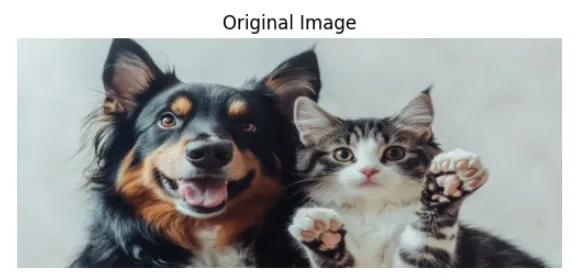
#> input picture point2/blur1.webp, 578 x 280 px
$ jupyter execute simplethres.ipynb
#> lines starting #> are read from the running program, lines starting #| are printed output that depends on the picture; after the words box and inside, x2 and y2 are one past the last pixel; in counts of white or black regions, pixels touching at a corner belong together
[cell 1]
import sys

[cell 2]
import cv2
print(cv2.__version__)

[cell 3]
import cv2
import numpy as np
import matplotlib.pyplot as plt

image = cv2.imread('blur1.webp')
#> image is the input picture: shape (280, 578, 3); mean B, G, R 163.9, 165, 163.4
gray_image = cv2.cvtColor(image, cv2.COLOR_BGR2GRAY)
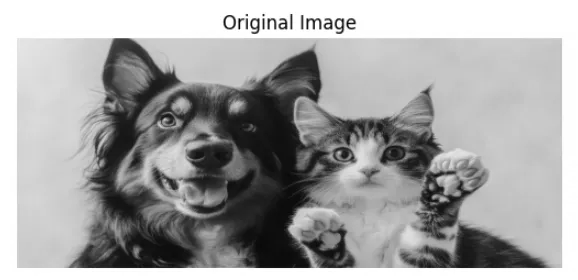
#> gray_image: shape (280, 578); min 0, max 255, mean 164.4
def show_image(img, title):
    plt.imshow(img, cmap='gray')
    plt.title(title)
    plt.axis('off')
    plt.show()
show_image(gray_image, 'Original Grayscale Image')
_, thresh_binary = cv2.threshold(
    gray_image, 120, 255, cv2.THRESH_BINARY)
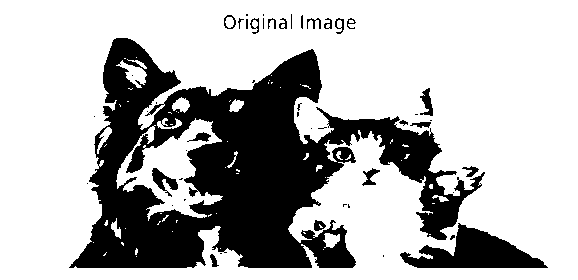
#> thresh_binary: shape (280, 578); 71.1% white; 48 black regions (27 under 20 px), largest, box (x1, y1, x2, y2) and area: (69, 38, 485, 268) 41921, (400, 223, 548, 268) 3227, (152, 168, 178, 197) 306
show_image(thresh_binary, 'Binary Threshold ')
_, thresh_binary_inv = cv2.threshold(
    gray_image, 120, 255, cv2.THRESH_BINARY_INV)
show_image(thresh_binary_inv, 'Binary Threshold Inverted ')
_, thresh_tozero = cv2.threshold(gray_image, 120, 255, cv2.THRESH_TOZERO)
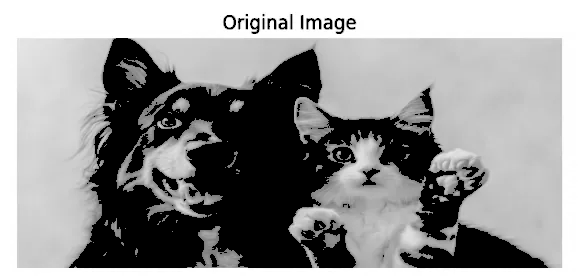
#> thresh_tozero: shape (280, 578); min 0, max 255, mean 148
show_image(thresh_tozero, 'Set to 0 ')
_, thresh_tozero_inv = cv2.threshold(
    gray_image, 120, 255, cv2.THRESH_TOZERO_INV)
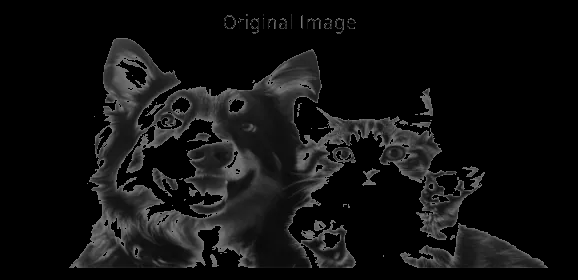
#> thresh_tozero_inv: shape (280, 578); min 0, max 120, mean 16.4
show_image(thresh_tozero_inv, 'Set to 0 Inverted')
